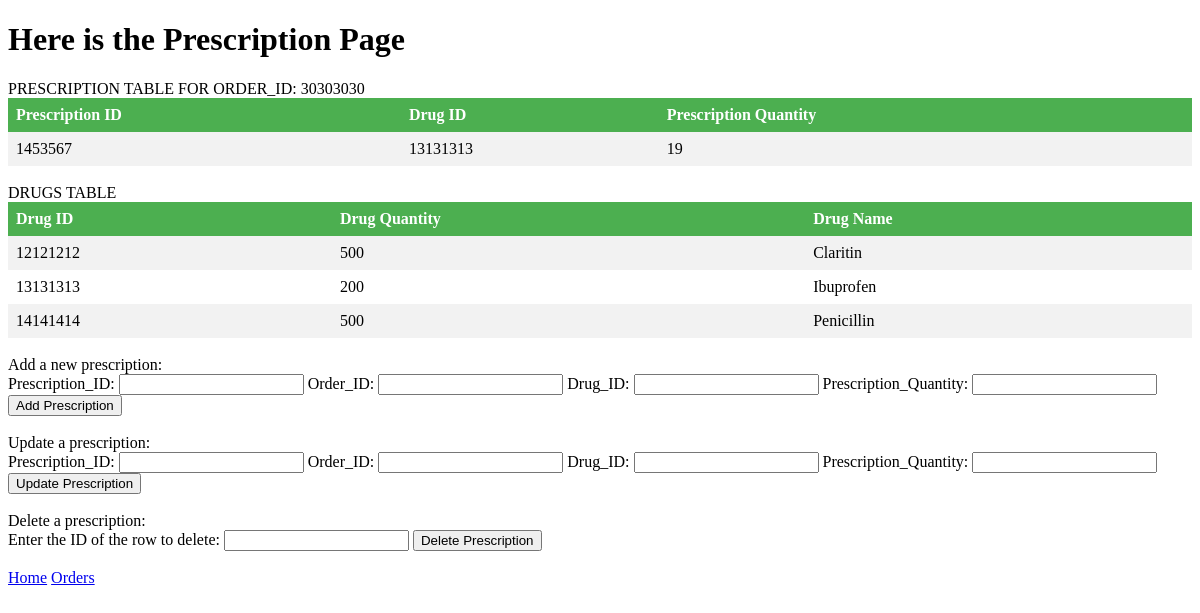
Page /php/order/doctor_prescription.php?presc=30303030 on the committed database.
### tables this page shows
CREATE TABLE `prescription` (
  `Prescription_ID` int(11) NOT NULL,
  `Order_ID` int(11) NOT NULL,
  `Drug_ID` int(11) NOT NULL,
  `Prescription_Quantity` int(11) NOT NULL
);

CREATE TABLE `drug` (
  `Drug_ID` int(10) NOT NULL,
  `Drug_Quantity` int(3) NOT NULL,
  `Drug_Name` varchar(255) NOT NULL
);

### php/order/doctor_prescription.php (the view, shortened to what this page needs)
<?php
include "../db_conn.php";
?>
<!DOCTYPE html>
    <html>
    <head>
        <link rel="stylesheet" href="../styles.css">
    </head>
    <body>
        <h1> Here is the Prescription Page </h1>
        <?php
        if(isset($_GET['presc'])) {
            $presc = $_GET['presc'];
            echo "PRESCRIPTION TABLE FOR ORDER_ID: " . $presc;
            $sql = "SELECT * FROM `prescription` WHERE Order_ID = '$presc'";
            $result = mysqli_query($conn,$sql);
            if ($result->num_rows > 0) {
                echo "<table>";
                echo "<tr><th>Prescription ID</th><th>Drug ID</th><th>Prescription Quantity</th></tr>";
                while($row = $result->fetch_assoc()) {
                    echo "<tr><td>" . $row["Prescription_ID"] . "</td><td>" . $row["Drug_ID"] . "</td><td>" . $row["Prescription_Quantity"] . "</td></tr>";
                }
                echo "</table>";
            } else {
                echo "0 results";
            }
        }
        ?>
        <br>
        DRUGS TABLE
        <?php
        $sql = "SELECT * FROM `drug`";
        $result = mysqli_query($conn,$sql);
        if ($result->num_rows > 0) {
            echo "<table>";
            echo "<tr><th>Drug ID</th><th>Drug Quantity</th><th>Drug Name</th></tr>";
            while($row = $result->fetch_assoc()) {
                echo "<tr><td>" . $row["Drug_ID"] . "</td><td>" . $row["Drug_Quantity"] . "</td><td>" . $row["Drug_Name"] . "</td></tr>";
            }
            echo "</table>";
        } else {
            echo "0 results";
        }
        ?>
        <br>
        Add a new prescription:
        <form method="post" action="insert_prescription.php">
            <label for="prescription_id">Prescription_ID:</label>
            <input type="text" name="prescription_id" id="prescription_id" required>
            <label for="order_id">Order_ID:</label>
            <input type="text" name="order_id" id="order_id" required>
            <label for="drug_id">Drug_ID:</label>
            <input type="text" name="drug_id" id="drug_id" required>
            <label for="quantity">Prescription_Quantity:</label>
            <input type="text" name="quantity" id="quantity" required>
            <input type="submit" value="Add Prescription">
        </form>
        <br>
        Update a prescription:
        <form method="post" action="update_prescription.php">
            <label for="prescription_id">Prescription_ID:</label>
            <input type="text" name="prescription_id" id="prescription_id" required>
            <label for="order_id">Order_ID:</label>
            <input type="text" name="order_id" id="order_id" required>
            <label for="drug_id">Drug_ID:</label>
            <input type="text" name="drug_id" id="drug_id" required>
            <label for="quantity">Prescription_Quantity:</label>
            <input type="text" name="quantity" id="quantity" required>
            <input type="submit" value="Update Prescription">
            </form>
        <br>
        Delete a prescription:
        <form action="delete_prescription.php" method="POST">
            <label for="prescription_id">Enter the ID of the row to delete:</label>
            <input type="text" name="prescription_id" required>
            <button type="submit" name="delete_btn">Delete Prescription</button>
        </form>
        <br>
        <a href="../doctor_home.php">Home</a>
        <a href="doctor_order.php">Orders</a>
    </body>
    </html>

### php/styles.css (style rules this page uses)
table { border-collapse: collapse; width: 100%; }
th, td { text-align: left; padding: 8px; }
tr:nth-child(even) { background-color: #f2f2f2; }
th { background-color: #4CAF50; color: white; }

### rows in the picture
prescription: Prescription_ID "1453567", Drug_ID "13131313", Prescription_Quantity "19"
drug: Drug_ID "12121212", Drug_Quantity "500", Drug_Name "Claritin"
drug: Drug_ID "13131313", Drug_Quantity "200", Drug_Name "Ibuprofen"
drug: Drug_ID "14141414", Drug_Quantity "500", Drug_Name "Penicillin"

### other values in the picture
$presc "30303030"
